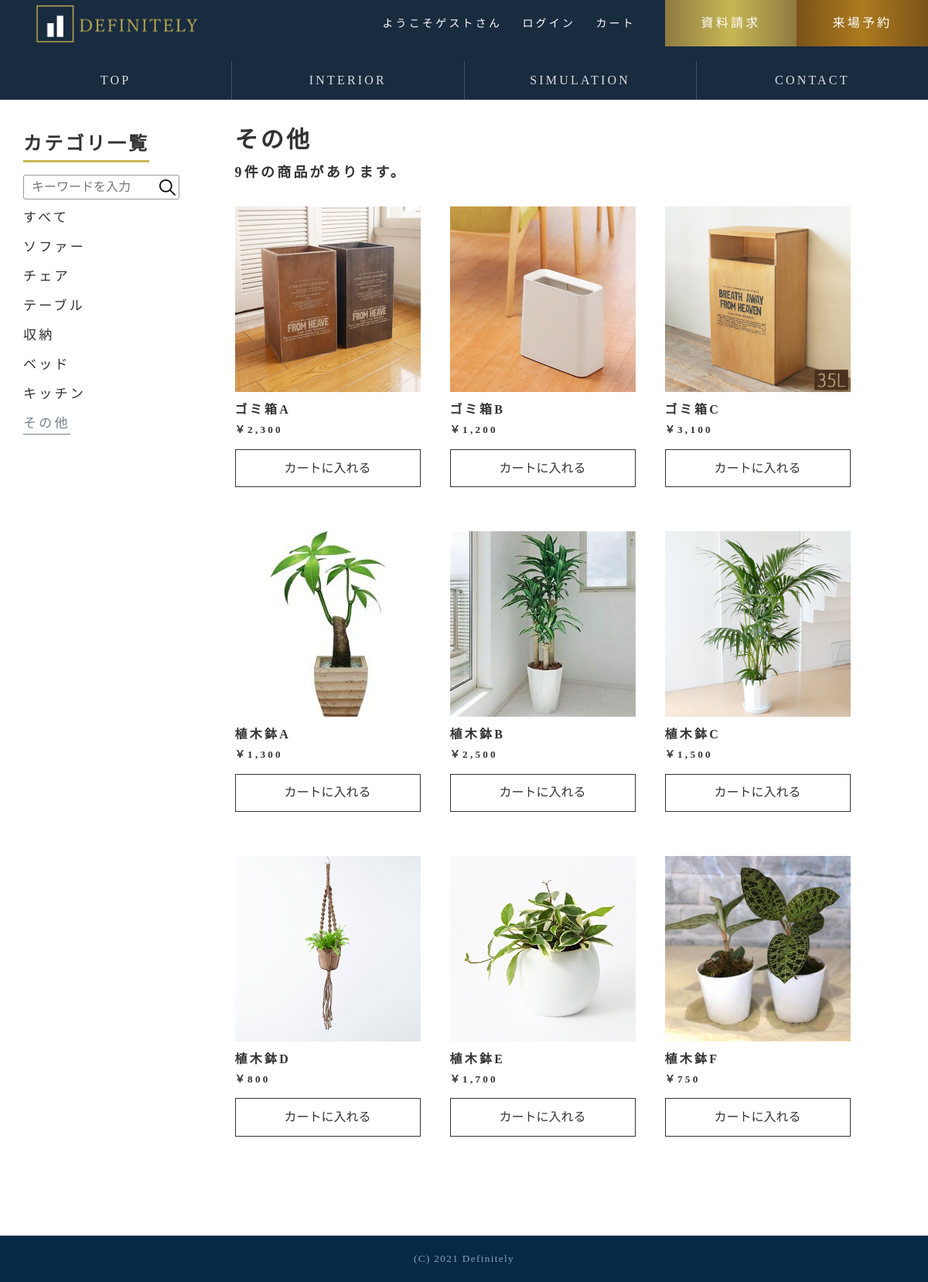
/shop_category/other.php, run on the app's committed database.
### tables this page shows
CREATE TABLE IF NOT EXISTS `items` (
  `product_id` int(11) NOT NULL AUTO_INCREMENT,
  `product_name` varchar(255) NOT NULL,
  `Price` int(11) DEFAULT NULL,
  `count` int(11) NOT NULL,
  `search_name` varchar(255) NOT NULL,
  `sy_height` int(11) DEFAULT NULL,
  `sy_width` int(11) DEFAULT NULL,
  `sy_images` varchar(255) DEFAULT NULL,
  PRIMARY KEY (`product_id`)
);

CREATE TABLE IF NOT EXISTS `item_img` (
  `item_img_id` int(11) NOT NULL,
  `product_id` int(11) NOT NULL,
  `product_img` varchar(255) DEFAULT NULL,
  PRIMARY KEY (`item_img_id`),
  KEY `product_id` (`product_id`)
);

### Model/category.php (called while the page is built, shortened)
<?php
  $dsn = 'mysql:host=localhost;dbname=hew2020_91467;charset=utf8mb4';
  $db_user = 'hew2020_91467';
  $db_password = '';
  try {
    $pdo = new PDO($dsn, $db_user, $db_password);
    $pdo->setAttribute(
        PDO::ATTR_ERRMODE,
        PDO::ERRMODE_EXCEPTION
    );
    $sql_5 = "SELECT items.product_id,product_img,product_name,price,count,info_id FROM items JOIN item_img ON items.product_id = item_img.product_id JOIN item_category ON items.product_id = item_category.product_id";
    $stmt = $pdo->query( $sql_5 );
    $tables1 = $stmt->fetchAll(PDO::FETCH_ASSOC);
    $sql7= "SELECT item_category.* from items JOIN item_category ON items.product_id = item_category.product_id where info_id=6";
    $sth = $pdo -> query($sql7);
    $record7 = $sth -> rowCount();
    $sql7_5 = "SELECT items.product_id,product_img,product_name,price,count,info_id FROM items JOIN item_img ON items.product_id = item_img.product_id JOIN item_category ON items.product_id = item_category.product_id where info_id= 6";
    $stmt = $pdo->query( $sql7_5 );
    $tables7 = $stmt->fetchAll(PDO::FETCH_ASSOC);
  }catch(PDOException $error){
    header('Location: /IT42-117/erro_pages/error1.php');
    exit;
  }
?>

### shop_category/other.php (the view, shortened to what this page needs)
<?php
     require_once('../Model/category.php');
     $login = 'login.php';
     $logout = 'logout.php';
     $simulation = 'path_sim.php';
?>
<!DOCTYPE html>
<html lang="ja">
<head>
        <link rel="stylesheet" href="../css/shop.css">
        <link rel="stylesheet" href="../css/normalize.css">
        <link rel="stylesheet" href="../css/common.css">
    </head>
    <body>
        <div class="wrapper">
          <header class="header_top">
             <div class="header_upper">
               <a href="../index.php"><h1 class="header_logo"><img src="../images/logo.png" alt="ロゴ"></h1></a>
               <div class="top_flex2">
                 <nav class="header_nav1">
                   <ul>
                     <li><a class="nav_link" href="#"><?php if (isset($_SESSION['mail_address'])) { echo "ようこそ".$_SESSION['name']."さん"; } else {echo"ようこそゲストさん";}?></a></li>
                     <li>
                     <?php
                       if( isset($_SESSION['mail_address'])){
                          echo '<a class = "nav_link" name="logout" href = "../view/'.$logout.'">ログアウト</a>';
                           }else{
                            echo '<a class = "nav_link" href = "../view/'.$login.'">ログイン</a>';
                       }
                    ?></li>
                     <li><?php if(isset($_SESSION['mail_address'])){ echo "<a class='nav_link' href='../view/cart.php'>カート</a>" ;}else{
                           echo "<a class='nav_link' href='../view/path_ca.php'>カート</a>" ;}?></li>
                   </ul>
                 </nav>
                 <nav class="header_nav2">
                   <ul>
                     <li><a class="nav_info" href="#">資料請求</a></li><li><a class="nav_reserve" href="#">来場予約</a></li>
                   </ul>
                 </nav>
               </div>
             </div>
             <div class="lower">
               <nav class="header_nav3">
                 <ul>
                   <li>
                     <a class="nav_link" href="../index.php">
                       <span class="nomal">TOP</span>
                     </a>
                   </li><li>
                     <a class="nav_link" href="interior.php">
                       <span class="nomal">INTERIOR</span>
                     </a>
                   </li><li>
                   <?php if (isset($_SESSION['mail_address'])) { echo "<a class='nav_link' href='../view/madori.php'>
                       <span class='nomal'>SIMULATION</span>
                       <span class='hover'>シミュレーション</span>"; }
                       else{ echo "<a class='nav_link' href=../view/$simulation>
                         <span class='nomal'>SIMULATION</span>
                         <span class='hover'>シミュレーション</span>"; }?>
                   </li><li>
                     <a class="nav_link" href="../view/otoiawase.php">
                       <span class="nomal">CONTACT</span>
                     </a>
                   </li>
                 </ul>
               </nav>
             </div>
           </header>
        <main class="main">
        <div class="left">
            <h2 class="ctlist">カテゴリ一覧</h2>
            <nav class="category">
                <form id="form1" action="../view/search_view.php" method="post">
                <input id="sbox1" type="search" name="search" placeholder="キーワードを入力"><input id="sbtn1" type="submit" name="submit" value="">
                </form>
                <ul>
                    <li>
                        <a class="nav_furniture" href="interior.php">すべて</a>
                    </li>
                    <li>
                        <a class="nav_furniture" href="sofa.php">ソファー</a>
                    </li>
                    <li>
                        <a class="nav_furniture" href="chair.php">チェア</a>
                    </li>
                    <li>
                        <a class="nav_furniture" href="desk.php">テーブル</a>
                    </li>
                    <li>
                        <a class="nav_furniture" href="chest.php">収納</a>
                    </li>
                    <li>
                        <a class="nav_furniture" href="bed.php">ベッド</a>
                    </li>
                    <li>
                        <a class="nav_furniture" href="kitchen.php">キッチン</a>
                    </li>
                    <li id="check">
                        <a class="nav_furniture" href="other.php">その他</a>
                    </li>
                </ul>
              </nav>
            </div>
            <div class="right">
            <div class="product">
                <h2 class="product">その他</h2>
                <h3><?php echo $record7."件の商品があります。" ?></h3>
            </div>
            <div class="shelf">
              <?php foreach($tables7 as $table){ ?>
                <div class="item">
                    <img src="../interior_img/all_img/<?php echo $table['product_img']; ?>" alt="ベッド_1" class="bet">
                    <h4><?php echo $table['product_name']; ?></h4>
                    <h5><?php echo "￥".number_format($table['price']); ?></h5>
                    <form action="../control/cart_import.php" method="POST" class="item-form">
                        <button type="submit" class="btn">カートに入れる</button>
                    </form>
                  </div>
                  <?php } ?>
            </div>
          </div>
        </main>
        <footer class="footer">
            <small>(C) 2021 Definitely</small>
        </footer>
    </div>
</body>
</html>

### css/shop.css (style rules this page uses)
body { padding-top: 125px; }
.main { display: flex; align-items: baseline; margin: 30px auto 100px; width: 95%; }
.left { position: -webkit-sticky; position: sticky; top: 165px; width: 24%; }
.right { width: 76%; }
#form1 { background-color: white; width:200px; height: 30px; border: 1px #999 solid; margin-top: 6%; border-radius: 3px; }
#form1 input { vertical-align: top; margin: 0; height: 100%; box-sizing: border-box; background-color: transparent; }
#sbox1 { border: none; outline:0; width: 170px; padding:.5rem 10px; }
#sbtn1 { width: 30px; border:none; background-image: url(../images/loupe.png); background-position: center; background-size: 70%; background-repeat: no-repeat; }
h2.ctlist { border-bottom:solid 3px #c7b753; display: inline-block; }
.category li { display: list-item; list-style-type: none; text-transform: uppercase; margin-top: 3%; font-size: .9rem; }
.category li .nav_furniture { position: relative; text-decoration: none; cursor: pointer; }
.nav_furniture:visited, .nav_furniture:active, .nav_furniture:link { color: #333; }
.nav_furniture:before { content: ""; position: absolute; left: 0; right: 0; bottom: -5px; width: 100%; height: 1.5px; background-color:#728190; transform: scale(0, 1); transform-origin: left; transition: .3s; }
#check .nav_furniture:before { transform: scale(1); }
#check .nav_furniture { color: #728190 }
h2.product { font-size: 30px; }
h3 { font-size: 18px; }
div.shelf { display: flex; flex-wrap: wrap; }
div.item { margin: 1.5rem 2rem 1.5rem 0; display: inline-block; }
img.bet { width: 240px; height: 240px; }
.btn { display: inline-block; margin-top: .7rem; width: 100%; padding: 4% 0; text-decoration: none; background-color: rgba(0, 0, 0, 0); color: #333; border: solid 1px #333; transition: .4s; }

### css/common.css (style rules this page uses)
* { margin: 0; padding: 0; outline: 0; }
body { font-family: Cinzel, "Noto Serif JP", serif; font-size: 16px; color: #333; background-color: #FFF; line-height: 1.75; letter-spacing: .2em; }
.wrapper { position: relative; margin: 0 auto; min-height: 100vh; padding-bottom: 60px; box-sizing: border-box; }
.header_top { position: fixed; top: 0; left: 0; width: 100%; background-color: rgba(0,21,43,0.9); z-index: 10; }
.header_upper { position: relative; display: flex; justify-content: space-between; height: 60px; }
.header_logo { width: 30%; height: 60px; }
.header_logo img { padding: 5px 0 0 45px; width: 230px; }
.top_flex2 { display: flex; }
.header_nav1 { white-space: nowrap; text-align: left; line-height: 60px; }
.header_nav1 ul li { display: inline-block; margin-left: 1rem; font-size: 14px; }
.header_nav2 { display: flex; text-align: left; white-space: nowrap; margin-left: 2rem; }
.header_nav2 ul li { display: inline-block; text-align: center; font-size: 16px; transition:.3s; }
.header_nav2 ul li .nav_info { width: 170px; height: 60px; line-height: 60px; background:linear-gradient(to right, #8e7a42 0%,#c7b753 50%,#8e7a42 100%); }
.header_nav2 ul li .nav_reserve { width: 170px; height: 60px; line-height: 60px; background:linear-gradient(to right, #7c5219 0%,#ac7b1f 50%,#7c5219 100%); }
.nav_link, .nav_info, .nav_reserve { position: relative; display: inline-block; text-decoration: none; color: #fff; }
.header_nav3 ul { display: flex; margin-top: 1rem; }
.header_nav3 ul li { display: inline-block; width: calc(100%/4); height: 50px; line-height: 50px; text-align: center; font-size: 16px; transition:all .4s ease-out; }
.header_nav3 ul li +li { border-left: rgba(255,255,255,.2) 1px solid; }
.header_nav3 ul li a { display: block; color: rgba(255,255,255,.85); }
.footer { position: absolute; bottom: 0; width: 100%; height: 60px; text-align: center; background: #072948; }
.footer small { line-height: 60px; color: #81A3C2; letter-spacing: .1em; font-size: .7rem; }
@media (min-width: 48em) { :root { font-size: calc(1rem + ((1vw - 0.48rem) * 0.6944)); min-height: 0vw; } }

### data on the page
items: item_img.product_img (picture), product_name "ゴミ箱A", Price "2,300"
items: item_img.product_img (picture), product_name "ゴミ箱B", Price "1,200"
items: item_img.product_img (picture), product_name "ゴミ箱C", Price "3,100"
items: item_img.product_img (picture), product_name "植木鉢A", Price "1,300"
items: item_img.product_img (picture), product_name "植木鉢B", Price "2,500"
items: item_img.product_img (picture), product_name "植木鉢C", Price "1,500"
items: item_img.product_img (picture), product_name "植木鉢D", Price "800"
items: item_img.product_img (picture), product_name "植木鉢E", Price "1,700"
items: item_img.product_img (picture), product_name "植木鉢F", Price "750"

### other printed values
$record7 "9"
